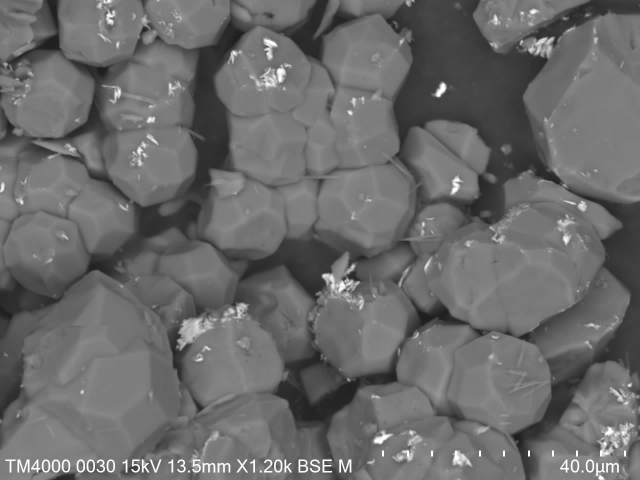
#> input picture code/2.jpg, 1280 x 960 px (shown at 1/2 size)
$ python -i preprocess_image.py   (imports and definitions only)
#> lines starting #> are read from the running program, lines starting #| are printed output that depends on the picture; after the words box and inside, x2 and y2 are one past the last pixel; in counts of white or black regions, pixels touching at a corner belong together
#> further down, picture is the input picture: shape (960, 1280, 3); min 27, max 255, mean 106.4
import cv2
import numpy as np

def preprocess_image(image):
    #Convert the image to grayscale
    image = cv2.resize(image, (640, 640))
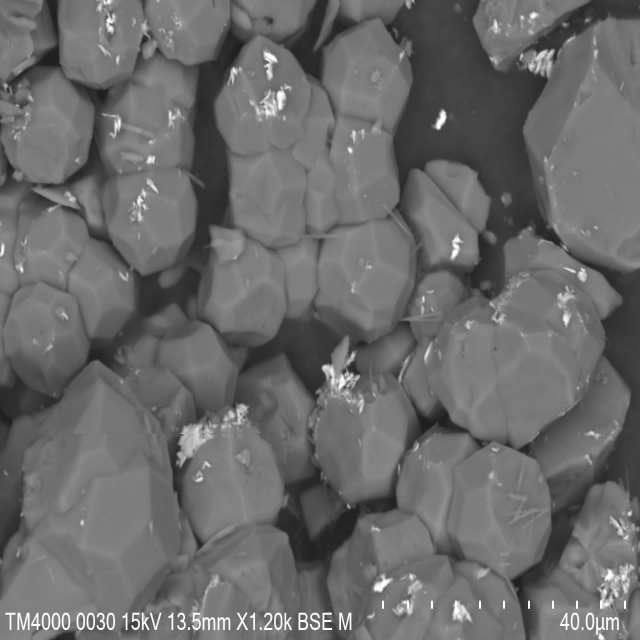
#> image: shape (640, 640, 3); min 29, max 255, mean 106.4
    gray = cv2.cvtColor(image, cv2.COLOR_BGR2GRAY)

    # Enhance contrast using CLAHE (Contrast Limited Adaptive Histogram Equalization)
    clahe = cv2.createCLAHE(clipLimit=2.0, tileGridSize=(8, 8))
    enhanced = clahe.apply(gray)
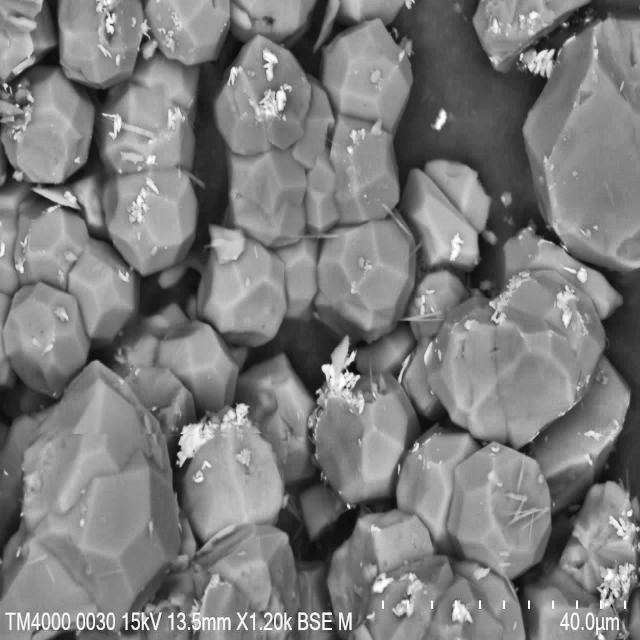
#> enhanced: shape (640, 640); min 12, max 255, mean 124.3

    # Apply GaussianBlur to reduce noise
    blurred = cv2.GaussianBlur(enhanced, (5, 5), 0)

    # Apply adaptive thresholding to create a binary image
    binary = cv2.adaptiveThreshold(blurred, 255, cv2.ADAPTIVE_THRESH_GAUSSIAN_C,
                                   cv2.THRESH_BINARY, 11, 2)
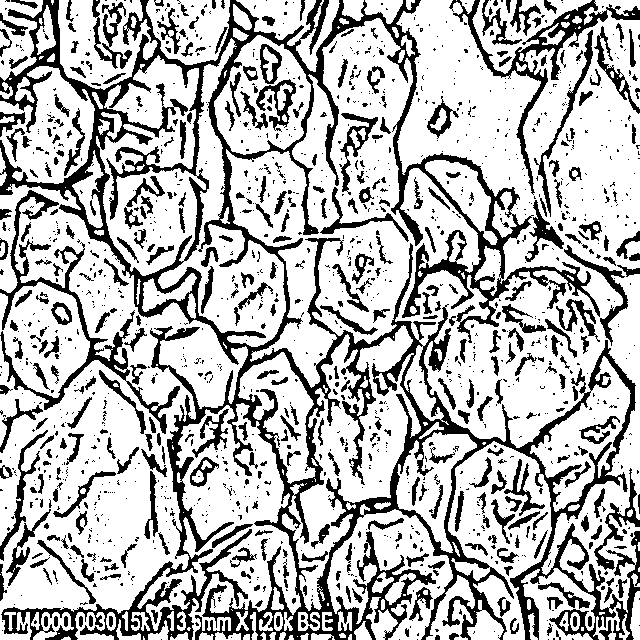
#> binary: shape (640, 640); 71.9% white; 1432 black regions (1056 under 20 px), largest, box (x1, y1, x2, y2) and area: (0, 0, 640, 640) 63039, (0, 190, 180, 434) 4229, (449, 0, 640, 195) 3409

    # Use morphological operations to slightly close gaps and remove noise
    kernel = np.ones((5, 5), np.uint8)
    morph = cv2.morphologyEx(binary, cv2.MORPH_CLOSE, kernel, iterations=1)
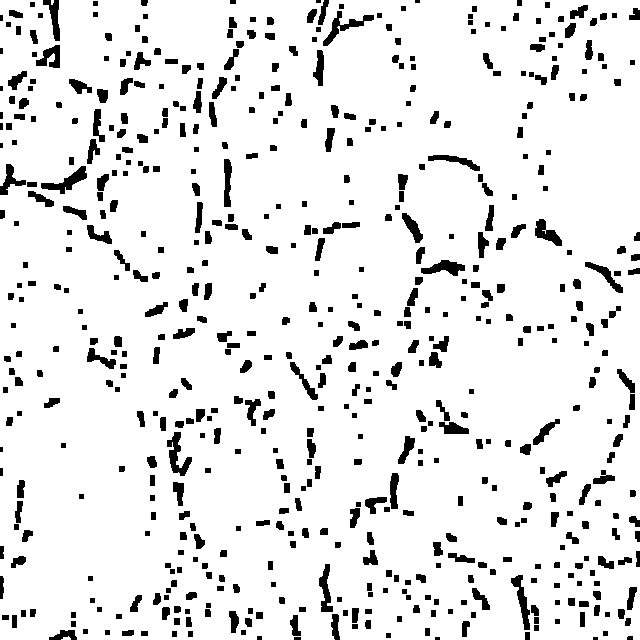
#> morph: shape (640, 640); 90.7% white; 589 black regions (9 under 20 px), largest, box (x1, y1, x2, y2) and area: (167, 432, 192, 476) 466, (323, 11, 374, 46) 452, (41, 166, 87, 194) 450
    morph = cv2.morphologyEx(morph, cv2.MORPH_OPEN, kernel, iterations=1)
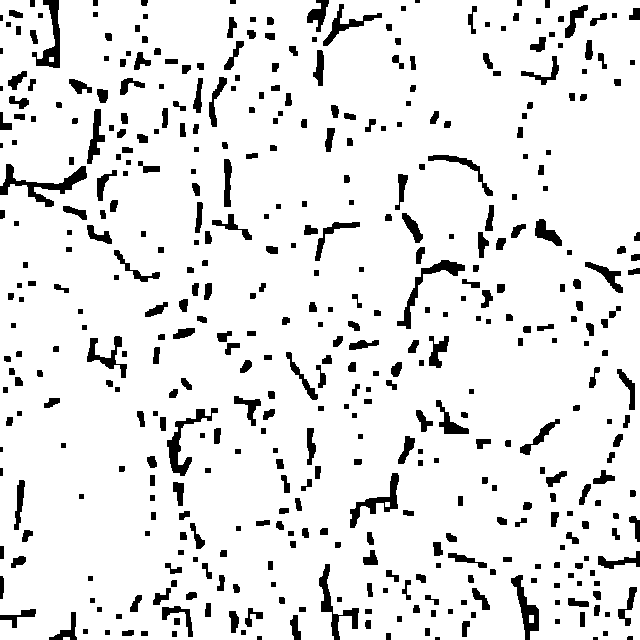
#> morph: shape (640, 640); 90.3% white; 451 black regions (8 under 20 px)

    # Find contours in the morphologically processed image
    contours, _ = cv2.findContours(morph, cv2.RETR_EXTERNAL, cv2.CHAIN_APPROX_SIMPLE)
#> contours = 4 contours, 2 with area under 20; largest, box (x1, y1, x2, y2) and area: (0, 0, 640, 640) 401836, (529, 615, 534, 623) 28

    # Create a mask for the detected contours
    mask = np.zeros_like(gray)

    # Filter out small contours to reduce noise
    min_contour_area = 1000  # Adjust this value based on your image
    filtered_contours = [c for c in contours if cv2.contourArea(c) > min_contour_area]
#> filtered_contours = 1 contour; box (x1, y1, x2, y2) and area: (0, 0, 640, 640) 401836

    # Draw the filtered contours on the mask
    cv2.drawContours(mask, filtered_contours, -1, (255), thickness=cv2.FILLED)
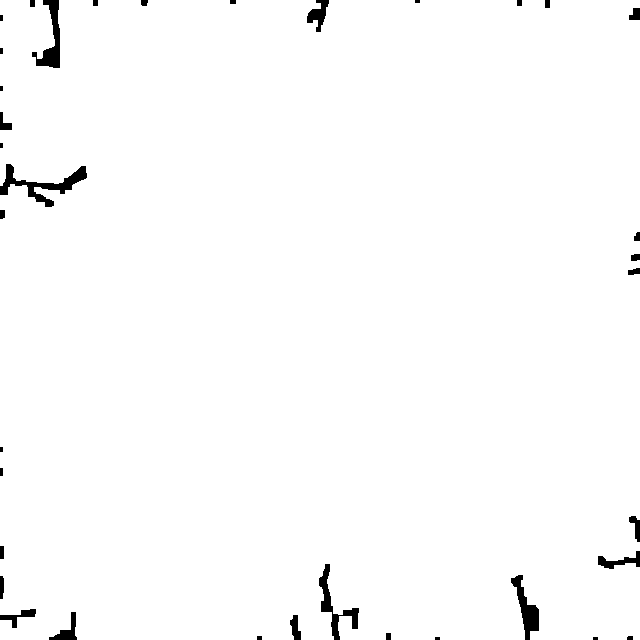
#> mask: shape (640, 640); 98.6% white; 36 black regions (8 under 20 px), largest, box (x1, y1, x2, y2) and area: (0, 164, 87, 207) 1036, (32, 0, 60, 68) 765, (319, 564, 359, 640) 734

    # Apply the mask to the original grayscale image
    result = cv2.bitwise_and(enhanced, enhanced, mask=mask)

    return result

>>> import cv2
>>> picture = cv2.imread('../2.jpg')
>>> result = preprocess_image(picture)

$ run again, on code/5.jpg
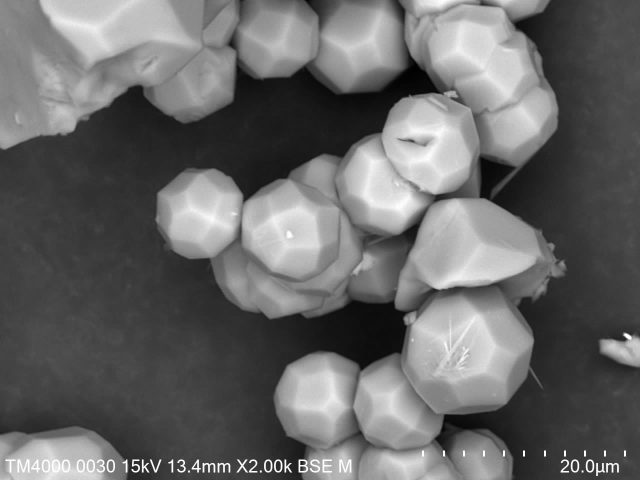
#> input picture code/5.jpg, 1280 x 960 px (shown at 1/2 size)
#> picture is the input picture: shape (960, 1280, 3); min 0, max 255, mean 104.2
#> in preprocess_image, `binary = cv2.adaptiveThreshold(blurred, 255, cv2.ADAPTIVE_THRESH_GAUSS..`:
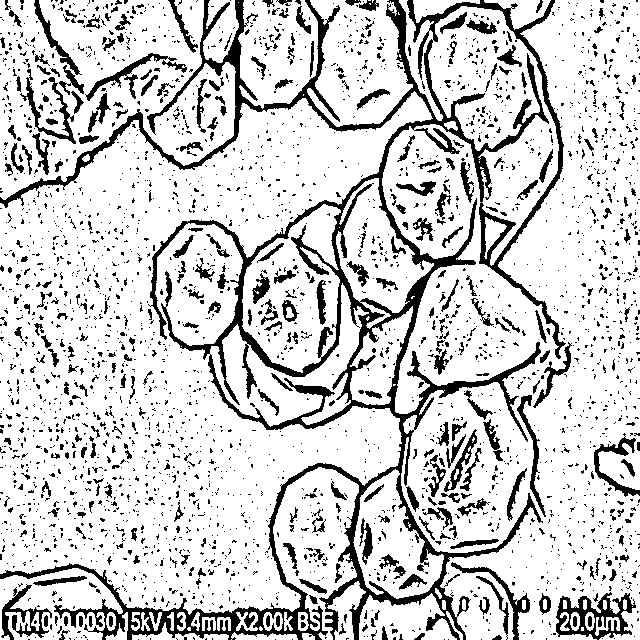
#> binary: shape (640, 640); 81.3% white; 3024 black regions (2689 under 20 px), largest, box (x1, y1, x2, y2) and area: (0, 0, 566, 640) 36167, (556, 592, 636, 640) 1639, (1, 584, 52, 640) 891
#> contours = 2 contours; box (x1, y1, x2, y2) and area: (0, 0, 640, 640) 405520, (399, 0, 408, 9) 52
#> filtered_contours = 1 contour; box (x1, y1, x2, y2) and area: (0, 0, 640, 640) 405520
#> in preprocess_image, `cv2.drawContours(mask, filtered_contours, -1, (255), thickness=cv2.FIL..`:
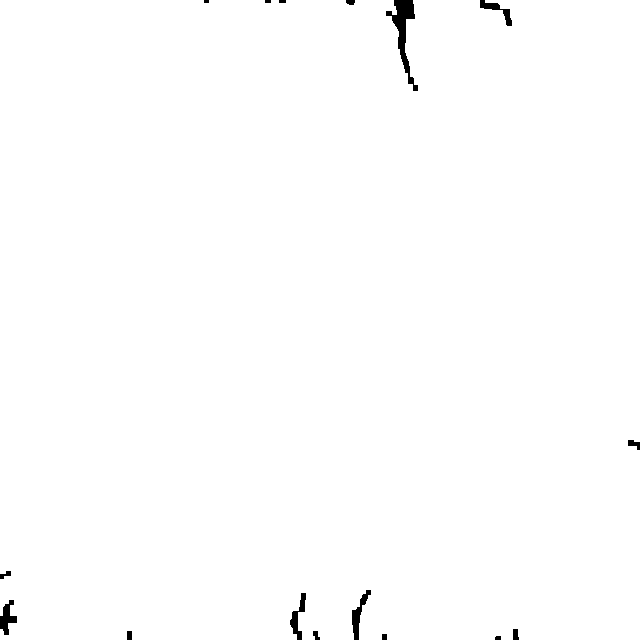
#> mask: shape (640, 640); 99.4% white; 16 black regions (2 under 20 px), largest, box (x1, y1, x2, y2) and area: (386, 0, 418, 91) 875, (352, 590, 371, 640) 318, (0, 600, 17, 635) 302
